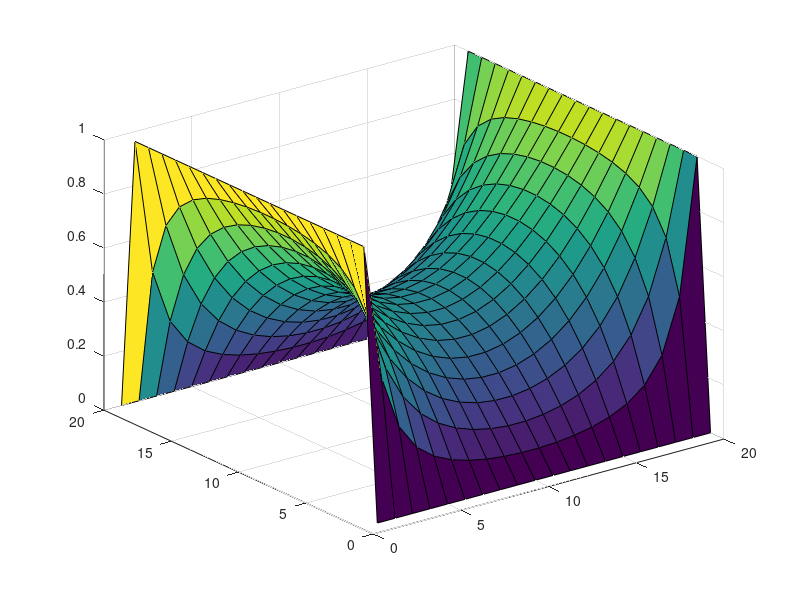
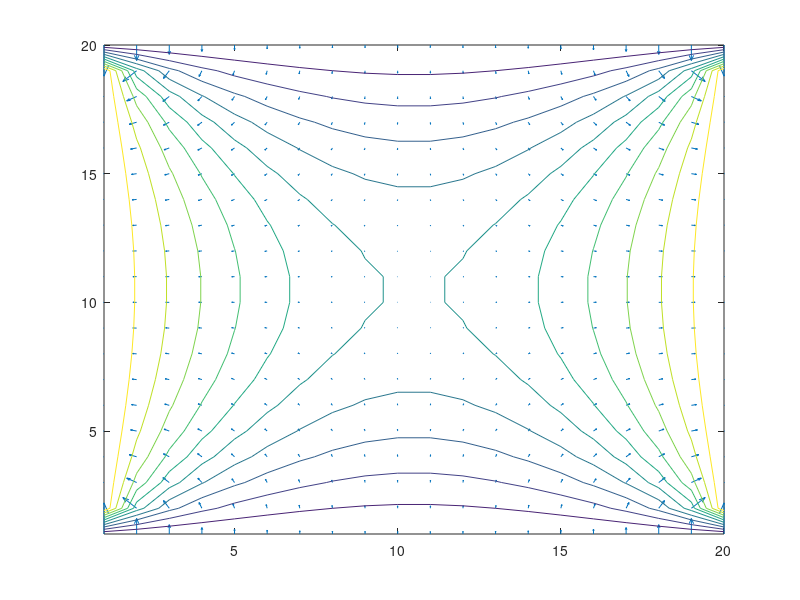

The MATLAB script that drew these images, in order:
xmax=20;
ymax=20;
V=zeros(ymax,xmax);
steps=200;

%set boundary conditions
V(:,1)=1;
V(:,xmax)=1;
V(1,:)=0;
V(ymax,:)=0;

for i=1:steps
    Vold=V;
   for x=2:(xmax-1)
       %V(1,x)= (Vold(1,x-1)+Vold(1,x+1)+Vold(2,x))/3; %bottom
       %V(ymax,x)=(Vold(ymax,x-1)+Vold(ymax,x+1)+Vold(ymax-1,x))/3;%top
       for y=2:(ymax-1)
        V(x,y)= (Vold(x-1,y)+Vold(x+1,y)+Vold(x,y-1)+Vold(x,y+1))/4;
       end
   end
   figure(1)
   surf(V)
   pause(0.05)
end 
[Ex,Ey]=gradient(V);
figure(2)
quiver(Ex,Ey)
hold on
contour(V)